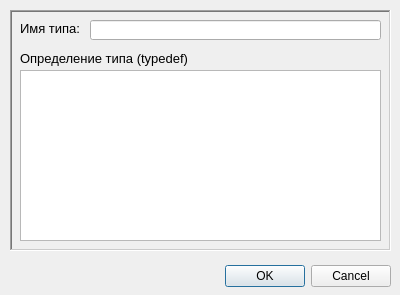
<?xml version="1.0" encoding="UTF-8"?>
<ui version="4.0">
 <class>QDataTypeEditor</class>
 <widget class="QDialog" name="QDataTypeEditor">
  <property name="geometry">
   <rect>
    <x>0</x>
    <y>0</y>
    <width>400</width>
    <height>295</height>
   </rect>
  </property>
  <property name="windowTitle">
   <string>Редактор типа данных</string>
  </property>
  <property name="windowIcon">
   <iconset resource="resources.qrc">
    <normaloff>:/images/G.png</normaloff>:/images/G.png</iconset>
  </property>
  <widget class="QDialogButtonBox" name="buttonBox">
   <property name="geometry">
    <rect>
     <x>50</x>
     <y>260</y>
     <width>341</width>
     <height>32</height>
    </rect>
   </property>
   <property name="orientation">
    <enum>Qt::Horizontal</enum>
   </property>
   <property name="standardButtons">
    <set>QDialogButtonBox::Cancel|QDialogButtonBox::Ok</set>
   </property>
  </widget>
  <widget class="QFrame" name="frame_2">
   <property name="geometry">
    <rect>
     <x>10</x>
     <y>10</y>
     <width>381</width>
     <height>241</height>
    </rect>
   </property>
   <property name="frameShape">
    <enum>QFrame::WinPanel</enum>
   </property>
   <property name="frameShadow">
    <enum>QFrame::Sunken</enum>
   </property>
   <widget class="QLabel" name="typeNameLbl">
    <property name="geometry">
     <rect>
      <x>10</x>
      <y>10</y>
      <width>59</width>
      <height>16</height>
     </rect>
    </property>
    <property name="font">
     <font>
      <pointsize>10</pointsize>
     </font>
    </property>
    <property name="text">
     <string>Имя типа:</string>
    </property>
   </widget>
   <widget class="QLineEdit" name="typeNameEdt">
    <property name="geometry">
     <rect>
      <x>80</x>
      <y>10</y>
      <width>291</width>
      <height>20</height>
     </rect>
    </property>
    <property name="readOnly">
     <bool>false</bool>
    </property>
   </widget>
   <widget class="QLabel" name="typedefLbl">
    <property name="geometry">
     <rect>
      <x>10</x>
      <y>40</y>
      <width>167</width>
      <height>16</height>
     </rect>
    </property>
    <property name="font">
     <font>
      <pointsize>10</pointsize>
     </font>
    </property>
    <property name="text">
     <string>Определение типа (typedef)</string>
    </property>
   </widget>
   <widget class="QPlainTextEdit" name="typedefTxtEdt">
    <property name="geometry">
     <rect>
      <x>10</x>
      <y>60</y>
      <width>361</width>
      <height>171</height>
     </rect>
    </property>
   </widget>
  </widget>
 </widget>
 <resources>
  <include location="resources.qrc"/>
 </resources>
 <connections>
  <connection>
   <sender>buttonBox</sender>
   <signal>accepted()</signal>
   <receiver>QDataTypeEditor</receiver>
   <slot>accept()</slot>
   <hints>
    <hint type="sourcelabel">
     <x>248</x>
     <y>254</y>
    </hint>
    <hint type="destinationlabel">
     <x>157</x>
     <y>274</y>
    </hint>
   </hints>
  </connection>
  <connection>
   <sender>buttonBox</sender>
   <signal>rejected()</signal>
   <receiver>QDataTypeEditor</receiver>
   <slot>reject()</slot>
   <hints>
    <hint type="sourcelabel">
     <x>316</x>
     <y>260</y>
    </hint>
    <hint type="destinationlabel">
     <x>286</x>
     <y>274</y>
    </hint>
   </hints>
  </connection>
 </connections>
</ui>
